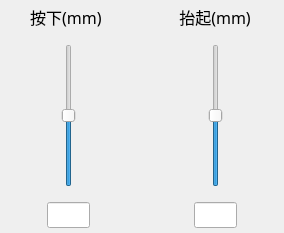
<?xml version="1.0" encoding="UTF-8"?>
<ui version="4.0">
 <class>ModuleLinear</class>
 <widget class="QFrame" name="ModuleLinear">
  <property name="geometry">
   <rect>
    <x>0</x>
    <y>0</y>
    <width>266</width>
    <height>233</height>
   </rect>
  </property>
  <property name="focusPolicy">
   <enum>Qt::FocusPolicy::StrongFocus</enum>
  </property>
  <property name="windowTitle">
   <string>Frame</string>
  </property>
  <layout class="QVBoxLayout" name="verticalLayout_3">
   <property name="leftMargin">
    <number>0</number>
   </property>
   <property name="topMargin">
    <number>0</number>
   </property>
   <property name="rightMargin">
    <number>0</number>
   </property>
   <property name="bottomMargin">
    <number>0</number>
   </property>
   <item>
    <layout class="QHBoxLayout" name="horizontalLayout_3">
     <property name="spacing">
      <number>10</number>
     </property>
     <item>
      <layout class="QVBoxLayout" name="verticalLayout" stretch="0,1,0">
       <property name="spacing">
        <number>15</number>
       </property>
       <property name="leftMargin">
        <number>5</number>
       </property>
       <property name="topMargin">
        <number>5</number>
       </property>
       <property name="rightMargin">
        <number>5</number>
       </property>
       <property name="bottomMargin">
        <number>5</number>
       </property>
       <item alignment="Qt::AlignmentFlag::AlignHCenter">
        <widget class="QLabel" name="labelTitleS1">
         <property name="font">
          <font>
           <family>MiSans</family>
           <pointsize>12</pointsize>
          </font>
         </property>
         <property name="text">
          <string>按下(mm) </string>
         </property>
         <property name="alignment">
          <set>Qt::AlignmentFlag::AlignCenter</set>
         </property>
        </widget>
       </item>
       <item alignment="Qt::AlignmentFlag::AlignHCenter">
        <widget class="QSlider" name="verticalSlider1">
         <property name="mouseTracking">
          <bool>true</bool>
         </property>
         <property name="tabletTracking">
          <bool>true</bool>
         </property>
         <property name="maximum">
          <number>4000</number>
         </property>
         <property name="singleStep">
          <number>5</number>
         </property>
         <property name="value">
          <number>2000</number>
         </property>
         <property name="orientation">
          <enum>Qt::Orientation::Vertical</enum>
         </property>
        </widget>
       </item>
       <item>
        <layout class="QHBoxLayout" name="horizontalLayout">
         <property name="spacing">
          <number>2</number>
         </property>
         <item>
          <widget class="QPushButton" name="pushButtonM1">
           <property name="toolTip">
            <string notr="true"/>
           </property>
           <property name="text">
            <string/>
           </property>
           <property name="icon">
            <iconset resource="../res.qrc">
             <normaloff>:/images/rt/minus-normal.png</normaloff>:/images/rt/minus-normal.png</iconset>
           </property>
           <property name="flat">
            <bool>true</bool>
           </property>
          </widget>
         </item>
         <item>
          <widget class="QLineEdit" name="lineEditValue1">
           <property name="maximumSize">
            <size>
             <width>60</width>
             <height>16777215</height>
            </size>
           </property>
           <property name="font">
            <font>
             <family>MiSans</family>
             <pointsize>10</pointsize>
             <bold>false</bold>
            </font>
           </property>
           <property name="alignment">
            <set>Qt::AlignmentFlag::AlignCenter</set>
           </property>
          </widget>
         </item>
         <item>
          <widget class="QPushButton" name="pushButtonP1">
           <property name="toolTip">
            <string notr="true"/>
           </property>
           <property name="text">
            <string/>
           </property>
           <property name="icon">
            <iconset resource="../res.qrc">
             <normaloff>:/images/rt/plug-normal.png</normaloff>:/images/rt/plug-normal.png</iconset>
           </property>
           <property name="flat">
            <bool>true</bool>
           </property>
          </widget>
         </item>
        </layout>
       </item>
      </layout>
     </item>
     <item>
      <layout class="QVBoxLayout" name="verticalLayout_2" stretch="0,1,0">
       <property name="spacing">
        <number>15</number>
       </property>
       <property name="leftMargin">
        <number>5</number>
       </property>
       <property name="topMargin">
        <number>5</number>
       </property>
       <property name="rightMargin">
        <number>5</number>
       </property>
       <property name="bottomMargin">
        <number>5</number>
       </property>
       <item alignment="Qt::AlignmentFlag::AlignHCenter">
        <widget class="QLabel" name="labelTitleS2">
         <property name="font">
          <font>
           <family>MiSans</family>
           <pointsize>12</pointsize>
          </font>
         </property>
         <property name="text">
          <string>抬起(mm)</string>
         </property>
         <property name="alignment">
          <set>Qt::AlignmentFlag::AlignCenter</set>
         </property>
        </widget>
       </item>
       <item alignment="Qt::AlignmentFlag::AlignHCenter">
        <widget class="QSlider" name="verticalSlider2">
         <property name="mouseTracking">
          <bool>true</bool>
         </property>
         <property name="tabletTracking">
          <bool>true</bool>
         </property>
         <property name="maximum">
          <number>4000</number>
         </property>
         <property name="singleStep">
          <number>5</number>
         </property>
         <property name="value">
          <number>2000</number>
         </property>
         <property name="orientation">
          <enum>Qt::Orientation::Vertical</enum>
         </property>
         <property name="invertedAppearance">
          <bool>false</bool>
         </property>
        </widget>
       </item>
       <item>
        <layout class="QHBoxLayout" name="horizontalLayout_2">
         <property name="spacing">
          <number>2</number>
         </property>
         <item>
          <widget class="QPushButton" name="pushButtonM2">
           <property name="toolTip">
            <string notr="true"/>
           </property>
           <property name="text">
            <string/>
           </property>
           <property name="icon">
            <iconset resource="../res.qrc">
             <normaloff>:/images/rt/minus-normal.png</normaloff>:/images/rt/minus-normal.png</iconset>
           </property>
           <property name="flat">
            <bool>true</bool>
           </property>
          </widget>
         </item>
         <item>
          <widget class="QLineEdit" name="lineEditValue2">
           <property name="maximumSize">
            <size>
             <width>60</width>
             <height>16777215</height>
            </size>
           </property>
           <property name="font">
            <font>
             <family>MiSans</family>
             <pointsize>10</pointsize>
            </font>
           </property>
           <property name="alignment">
            <set>Qt::AlignmentFlag::AlignCenter</set>
           </property>
          </widget>
         </item>
         <item>
          <widget class="QPushButton" name="pushButtonP2">
           <property name="toolTip">
            <string notr="true"/>
           </property>
           <property name="text">
            <string/>
           </property>
           <property name="icon">
            <iconset resource="../res.qrc">
             <normaloff>:/images/rt/plug-normal.png</normaloff>:/images/rt/plug-normal.png</iconset>
           </property>
           <property name="flat">
            <bool>true</bool>
           </property>
          </widget>
         </item>
        </layout>
       </item>
      </layout>
     </item>
    </layout>
   </item>
  </layout>
 </widget>
 <resources>
  <include location="../res.qrc"/>
 </resources>
 <connections/>
</ui>
